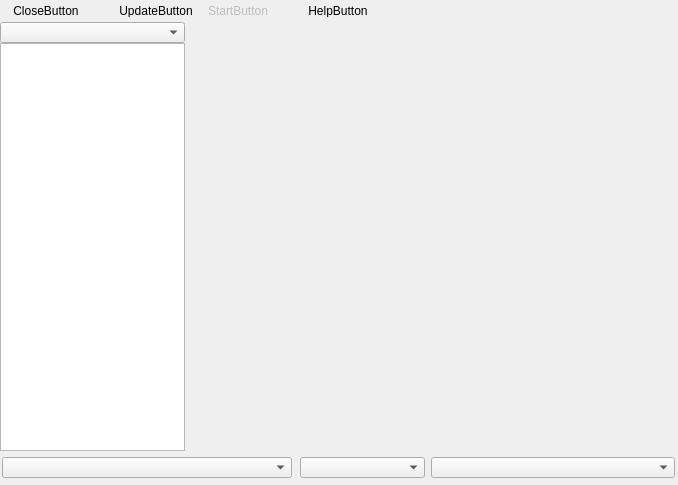
<?xml version="1.0" encoding="UTF-8"?>
<ui version="4.0">
  <class>QuickStartForm</class>
  <widget class="QDialog" name="QuickStartForm">
    <property name="geometry"><rect><x>0</x><y>0</y><width>678</width><height>485</height></rect></property>
    <property name="windowTitle"><string>QuickStartForm</string></property>
    <property name="vclPosition" stdset="0"><string notr="true">poOwnerFormCenter</string></property>
    <property name="vclBorderIcons" stdset="0"><string notr="true">biSystemMenu,biMaximize</string></property>
    <property name="vclKeyPreview" stdset="0"><bool>true</bool></property>
    <property name="vclMinWidth" stdset="0"><number>350</number></property>
    <property name="vclMinHeight" stdset="0"><number>250</number></property>
    <property name="vclDesignWidth" stdset="0"><number>678</number></property>
    <property name="vclDesignHeight" stdset="0"><number>485</number></property>
    <widget class="QFrame" name="CoolBar">
      <property name="geometry"><rect><x>0</x><y>0</y><width>678</width><height>22</height></rect></property>
      <property name="vclAlign" stdset="0"><string notr="true">alTop</string></property>
      <property name="frameShape"><enum>QFrame::NoFrame</enum></property>
      <property name="frameShadow"><enum>QFrame::Plain</enum></property>
      <property name="vclClass" stdset="0"><string notr="true">TCoolBar</string></property>
      <widget class="QToolBar" name="ToolBar">
        <property name="geometry"><rect><x>2</x><y>0</y><width>676</width><height>22</height></rect></property>
        <property name="vclAlign" stdset="0"><string notr="true">alClient</string></property>
        <property name="movable"><bool>false</bool></property>
        <property name="floatable"><bool>false</bool></property>
        <property name="iconSize"><size><width>16</width><height>16</height></size></property>
        <property name="toolButtonStyle"><enum>Qt::ToolButtonTextBesideIcon</enum></property>
        <property name="vclButtonWidth" stdset="0"><number>94</number></property>
        <property name="vclButtonHeight" stdset="0"><number>22</number></property>
        <property name="vclImages" stdset="0"><string notr="true">ImageList</string></property>
        <property name="vclWrapable" stdset="0"><bool>false</bool></property>
        <addaction name="CloseButton"/>
        <addaction name="ToolButton2"/>
        <addaction name="UpdateButton"/>
        <addaction name="StartButton"/>
        <addaction name="ToolButton1"/>
        <addaction name="HelpButton"/>
      </widget>
    </widget>
    <widget class="QFrame" name="BottomPanel">
      <property name="geometry"><rect><x>0</x><y>451</y><width>678</width><height>34</height></rect></property>
      <property name="vclAlign" stdset="0"><string notr="true">alBottom</string></property>
      <property name="frameShape"><enum>QFrame::NoFrame</enum></property>
      <property name="frameShadow"><enum>QFrame::Plain</enum></property>
      <property name="vclClass" stdset="0"><string notr="true">TPanel</string></property>
      <widget class="QComboBox" name="TemplateComboBox">
        <property name="geometry"><rect><x>2</x><y>6</y><width>290</width><height>21</height></rect></property>
        <property name="editable"><bool>false</bool></property>
        <property name="maxVisibleItems"><number>8</number></property>
      </widget>
      <widget class="QComboBox" name="SetupComboBox1">
        <property name="geometry"><rect><x>300</x><y>6</y><width>125</width><height>21</height></rect></property>
        <property name="editable"><bool>false</bool></property>
        <property name="maxVisibleItems"><number>8</number></property>
      </widget>
      <widget class="QComboBox" name="SetupComboBox2">
        <property name="geometry"><rect><x>431</x><y>6</y><width>244</width><height>21</height></rect></property>
        <property name="vclAnchors" stdset="0"><string notr="true">akLeft,akTop,akRight</string></property>
        <property name="editable"><bool>false</bool></property>
        <property name="maxVisibleItems"><number>8</number></property>
      </widget>
    </widget>
    <widget class="QFrame" name="MainPanel">
      <property name="geometry"><rect><x>0</x><y>22</y><width>678</width><height>429</height></rect></property>
      <property name="vclAlign" stdset="0"><string notr="true">alClient</string></property>
      <property name="frameShape"><enum>QFrame::NoFrame</enum></property>
      <property name="frameShadow"><enum>QFrame::Plain</enum></property>
      <property name="vclClass" stdset="0"><string notr="true">TPanel</string></property>
      <widget class="TSplitterWidget" name="Splitter">
        <property name="geometry"><rect><x>185</x><y>0</y><width>0</width><height>429</height></rect></property>
        <property name="vclAlign" stdset="0"><string notr="true">alLeft</string></property>
      </widget>
      <widget class="QFrame" name="LeftPanel">
        <property name="geometry"><rect><x>0</x><y>0</y><width>185</width><height>429</height></rect></property>
        <property name="vclAlign" stdset="0"><string notr="true">alLeft</string></property>
        <property name="frameShape"><enum>QFrame::NoFrame</enum></property>
        <property name="frameShadow"><enum>QFrame::Plain</enum></property>
        <property name="vclClass" stdset="0"><string notr="true">TPanel</string></property>
        <widget class="QComboBox" name="TreeTypeComboBox">
          <property name="geometry"><rect><x>0</x><y>0</y><width>185</width><height>21</height></rect></property>
          <property name="vclAlign" stdset="0"><string notr="true">alTop</string></property>
          <property name="editable"><bool>false</bool></property>
          <property name="maxVisibleItems"><number>8</number></property>
        </widget>
        <widget class="QTreeWidget" name="Tree">
          <property name="geometry"><rect><x>0</x><y>21</y><width>185</width><height>408</height></rect></property>
          <property name="vclAlign" stdset="0"><string notr="true">alClient</string></property>
          <property name="vclPopupMenu" stdset="0"><string notr="true">TreePopupMenu</string></property>
          <property name="headerHidden"><bool>true</bool></property>
          <property name="columnCount"><number>1</number></property>
          <column><property name="text"><string notr="true">1</string></property></column>
          <property name="editTriggers"><set>QAbstractItemView::NoEditTriggers</set></property>
          <property name="indentation"><number>19</number></property>
          <property name="vclImages" stdset="0"><string notr="true">ImageList</string></property>
        </widget>
      </widget>
      <widget class="TListView" name="List">
        <property name="geometry"><rect><x>188</x><y>0</y><width>490</width><height>429</height></rect></property>
        <property name="vclAlign" stdset="0"><string notr="true">alClient</string></property>
        <property name="vclPopupMenu" stdset="0"><string notr="true">ListPopupMenu</string></property>
        <property name="viewStyle" stdset="0"><string notr="true">vsReport</string></property>
        <property name="readOnly" stdset="0"><bool>true</bool></property>
        <property name="vclSmallImages" stdset="0"><string notr="true">ImageList</string></property>
      </widget>
    </widget>
    <widget class="QMenu" name="TreePopupMenu">
      <property name="vclPopupMenu" stdset="0"><bool>true</bool></property>
      <widget class="QMenu" name="TreeViewMode">
        <property name="title"><string>View mode</string></property>
        <addaction name="TreeViewModeGames"/>
        <addaction name="TreeViewModeCapture"/>
        <addaction name="TreeViewModeData"/>
        <addaction name="TreeViewModeFull"/>
      </widget>
      <addaction name="TreeUpdate"/>
      <addaction name="TreeCreateFolder"/>
      <addaction name="TreeRename"/>
      <addaction name="TreeDelete"/>
      <addaction name="N4"/>
      <addaction name="TreeExplorer"/>
      <addaction name="TreeDOSBox"/>
      <addaction name="N1"/>
      <addaction name="TreeViewMode"/>
    </widget>
    <widget class="QMenu" name="ListPopupMenu">
      <property name="vclPopupMenu" stdset="0"><bool>true</bool></property>
      <addaction name="ListRun"/>
      <addaction name="ListRunWithParameters"/>
      <addaction name="ListOpenInDefaultViewer"/>
      <addaction name="ListOpenInEditor"/>
      <addaction name="N2"/>
      <addaction name="ListMakeProfile"/>
      <addaction name="ListMakeProfileWizard"/>
      <addaction name="N3"/>
      <addaction name="ListUpdate"/>
      <addaction name="ListCreateFolder"/>
      <addaction name="ListRename"/>
      <addaction name="ListDelete"/>
      <addaction name="N5"/>
      <addaction name="ListExplorer"/>
      <addaction name="ListDOSBox"/>
    </widget>
    <action name="CloseButton">
      <property name="text"><string>CloseButton</string></property>
      <property name="icon"><iconset resource="../../resources/dfend.qrc"><normaloff>:/imagelists/QuickStartFormUnit/ImageList/0.png</normaloff></iconset></property>
    </action>
    <action name="ToolButton2">
      <property name="vclSeparator" stdset="0"><bool>true</bool></property>
    </action>
    <action name="UpdateButton">
      <property name="text"><string>UpdateButton</string></property>
      <property name="icon"><iconset resource="../../resources/dfend.qrc"><normaloff>:/imagelists/QuickStartFormUnit/ImageList/1.png</normaloff></iconset></property>
      <property name="tag" stdset="0"><number>1</number></property>
    </action>
    <action name="StartButton">
      <property name="text"><string>StartButton</string></property>
      <property name="icon"><iconset resource="../../resources/dfend.qrc"><normaloff>:/imagelists/QuickStartFormUnit/ImageList/2.png</normaloff></iconset></property>
      <property name="enabled"><bool>false</bool></property>
      <property name="tag" stdset="0"><number>2</number></property>
    </action>
    <action name="ToolButton1">
      <property name="vclSeparator" stdset="0"><bool>true</bool></property>
    </action>
    <action name="HelpButton">
      <property name="text"><string>HelpButton</string></property>
      <property name="icon"><iconset resource="../../resources/dfend.qrc"><normaloff>:/imagelists/QuickStartFormUnit/ImageList/3.png</normaloff></iconset></property>
      <property name="tag" stdset="0"><number>3</number></property>
    </action>
    <action name="TreeUpdate">
      <property name="text"><string>Update</string></property>
      <property name="icon"><iconset resource="../../resources/dfend.qrc"><normaloff>:/imagelists/QuickStartFormUnit/ImageList/1.png</normaloff></iconset></property>
      <property name="shortcut"><string notr="true">F5</string></property>
      <property name="tag" stdset="0"><number>10</number></property>
    </action>
    <action name="TreeCreateFolder">
      <property name="text"><string>Create folder...</string></property>
      <property name="tag" stdset="0"><number>19</number></property>
    </action>
    <action name="TreeRename">
      <property name="text"><string>Rename</string></property>
      <property name="icon"><iconset resource="../../resources/dfend.qrc"><normaloff>:/imagelists/QuickStartFormUnit/ImageList/17.png</normaloff></iconset></property>
      <property name="shortcut"><string notr="true">F2</string></property>
      <property name="tag" stdset="0"><number>17</number></property>
    </action>
    <action name="TreeDelete">
      <property name="text"><string>Delete</string></property>
      <property name="icon"><iconset resource="../../resources/dfend.qrc"><normaloff>:/imagelists/QuickStartFormUnit/ImageList/18.png</normaloff></iconset></property>
      <property name="shortcut"><string notr="true">Del</string></property>
      <property name="tag" stdset="0"><number>18</number></property>
    </action>
    <action name="TreeExplorer">
      <property name="text"><string>Open folder in Explorer</string></property>
      <property name="icon"><iconset resource="../../resources/dfend.qrc"><normaloff>:/imagelists/QuickStartFormUnit/ImageList/4.png</normaloff></iconset></property>
      <property name="tag" stdset="0"><number>15</number></property>
    </action>
    <action name="TreeDOSBox">
      <property name="text"><string>Open folder in DOSBox</string></property>
      <property name="icon"><iconset resource="../../resources/dfend.qrc"><normaloff>:/imagelists/QuickStartFormUnit/ImageList/9.png</normaloff></iconset></property>
      <property name="tag" stdset="0"><number>16</number></property>
    </action>
    <action name="TreeViewModeGames">
      <property name="text"><string>Games folder</string></property>
      <property name="checkable"><bool>true</bool></property>
      <property name="checked"><bool>true</bool></property>
      <property name="vclRadioItem" stdset="0"><bool>true</bool></property>
      <property name="vclGroupIndex" stdset="0"><number>1</number></property>
      <property name="tag" stdset="0"><number>11</number></property>
    </action>
    <action name="TreeViewModeCapture">
      <property name="text"><string>Capture folder</string></property>
      <property name="checkable"><bool>true</bool></property>
      <property name="vclRadioItem" stdset="0"><bool>true</bool></property>
      <property name="vclGroupIndex" stdset="0"><number>1</number></property>
      <property name="tag" stdset="0"><number>12</number></property>
    </action>
    <action name="TreeViewModeData">
      <property name="text"><string>Games data folder</string></property>
      <property name="checkable"><bool>true</bool></property>
      <property name="vclRadioItem" stdset="0"><bool>true</bool></property>
      <property name="vclGroupIndex" stdset="0"><number>1</number></property>
      <property name="tag" stdset="0"><number>13</number></property>
    </action>
    <action name="TreeViewModeFull">
      <property name="text"><string>All folders</string></property>
      <property name="checkable"><bool>true</bool></property>
      <property name="vclRadioItem" stdset="0"><bool>true</bool></property>
      <property name="vclGroupIndex" stdset="0"><number>1</number></property>
      <property name="tag" stdset="0"><number>14</number></property>
    </action>
    <action name="N4">
      <property name="vclSeparator" stdset="0"><bool>true</bool></property>
    </action>
    <action name="N1">
      <property name="vclSeparator" stdset="0"><bool>true</bool></property>
    </action>
    <action name="ListRun">
      <property name="text"><string>Run</string></property>
      <property name="icon"><iconset resource="../../resources/dfend.qrc"><normaloff>:/imagelists/QuickStartFormUnit/ImageList/2.png</normaloff></iconset></property>
      <property name="vclDefault" stdset="0"><bool>true</bool></property>
      <property name="tag" stdset="0"><number>21</number></property>
    </action>
    <action name="ListRunWithParameters">
      <property name="text"><string>Run with parameters...</string></property>
      <property name="tag" stdset="0"><number>27</number></property>
    </action>
    <action name="ListOpenInDefaultViewer">
      <property name="text"><string>Open in default viewer</string></property>
      <property name="tag" stdset="0"><number>28</number></property>
    </action>
    <action name="ListOpenInEditor">
      <property name="text"><string>Open in text editor</string></property>
      <property name="icon"><iconset resource="../../resources/dfend.qrc"><normaloff>:/imagelists/QuickStartFormUnit/ImageList/8.png</normaloff></iconset></property>
      <property name="tag" stdset="0"><number>24</number></property>
    </action>
    <action name="ListMakeProfile">
      <property name="text"><string>Make profile from file...</string></property>
      <property name="icon"><iconset resource="../../resources/dfend.qrc"><normaloff>:/imagelists/QuickStartFormUnit/ImageList/16.png</normaloff></iconset></property>
      <property name="tag" stdset="0"><number>22</number></property>
    </action>
    <action name="ListMakeProfileWizard">
      <property name="text"><string>Make profile from file (wizard)...</string></property>
      <property name="tag" stdset="0"><number>23</number></property>
    </action>
    <action name="ListUpdate">
      <property name="text"><string>Update</string></property>
      <property name="icon"><iconset resource="../../resources/dfend.qrc"><normaloff>:/imagelists/QuickStartFormUnit/ImageList/1.png</normaloff></iconset></property>
      <property name="shortcut"><string notr="true">F5</string></property>
      <property name="tag" stdset="0"><number>10</number></property>
    </action>
    <action name="ListCreateFolder">
      <property name="text"><string>Create folder...</string></property>
      <property name="tag" stdset="0"><number>19</number></property>
    </action>
    <action name="ListRename">
      <property name="text"><string>Rename</string></property>
      <property name="icon"><iconset resource="../../resources/dfend.qrc"><normaloff>:/imagelists/QuickStartFormUnit/ImageList/17.png</normaloff></iconset></property>
      <property name="shortcut"><string notr="true">F2</string></property>
      <property name="tag" stdset="0"><number>25</number></property>
    </action>
    <action name="ListDelete">
      <property name="text"><string>Delete</string></property>
      <property name="icon"><iconset resource="../../resources/dfend.qrc"><normaloff>:/imagelists/QuickStartFormUnit/ImageList/18.png</normaloff></iconset></property>
      <property name="shortcut"><string notr="true">Del</string></property>
      <property name="tag" stdset="0"><number>26</number></property>
    </action>
    <action name="ListExplorer">
      <property name="text"><string>Open folder in Explorer</string></property>
      <property name="icon"><iconset resource="../../resources/dfend.qrc"><normaloff>:/imagelists/QuickStartFormUnit/ImageList/4.png</normaloff></iconset></property>
      <property name="tag" stdset="0"><number>15</number></property>
    </action>
    <action name="ListDOSBox">
      <property name="text"><string>Open folder in DOSBox</string></property>
      <property name="icon"><iconset resource="../../resources/dfend.qrc"><normaloff>:/imagelists/QuickStartFormUnit/ImageList/9.png</normaloff></iconset></property>
      <property name="tag" stdset="0"><number>16</number></property>
    </action>
    <action name="N2">
      <property name="vclSeparator" stdset="0"><bool>true</bool></property>
    </action>
    <action name="N3">
      <property name="vclSeparator" stdset="0"><bool>true</bool></property>
    </action>
    <action name="N5">
      <property name="vclSeparator" stdset="0"><bool>true</bool></property>
    </action>
  </widget>
  <customwidgets>
    <customwidget>
      <class>TListView</class>
      <extends>QWidget</extends>
      <header>ComCtrls.h</header>
    </customwidget>
    <customwidget>
      <class>TSplitterWidget</class>
      <extends>QFrame</extends>
      <header>VclWidgets.h</header>
    </customwidget>
  </customwidgets>
  <tabstops>
    <tabstop>TreeTypeComboBox</tabstop>
    <tabstop>Tree</tabstop>
    <tabstop>List</tabstop>
    <tabstop>TemplateComboBox</tabstop>
    <tabstop>SetupComboBox1</tabstop>
    <tabstop>SetupComboBox2</tabstop>
  </tabstops>
  <resources><include location="../../resources/dfend.qrc"/></resources>
  <connections/>
</ui>
